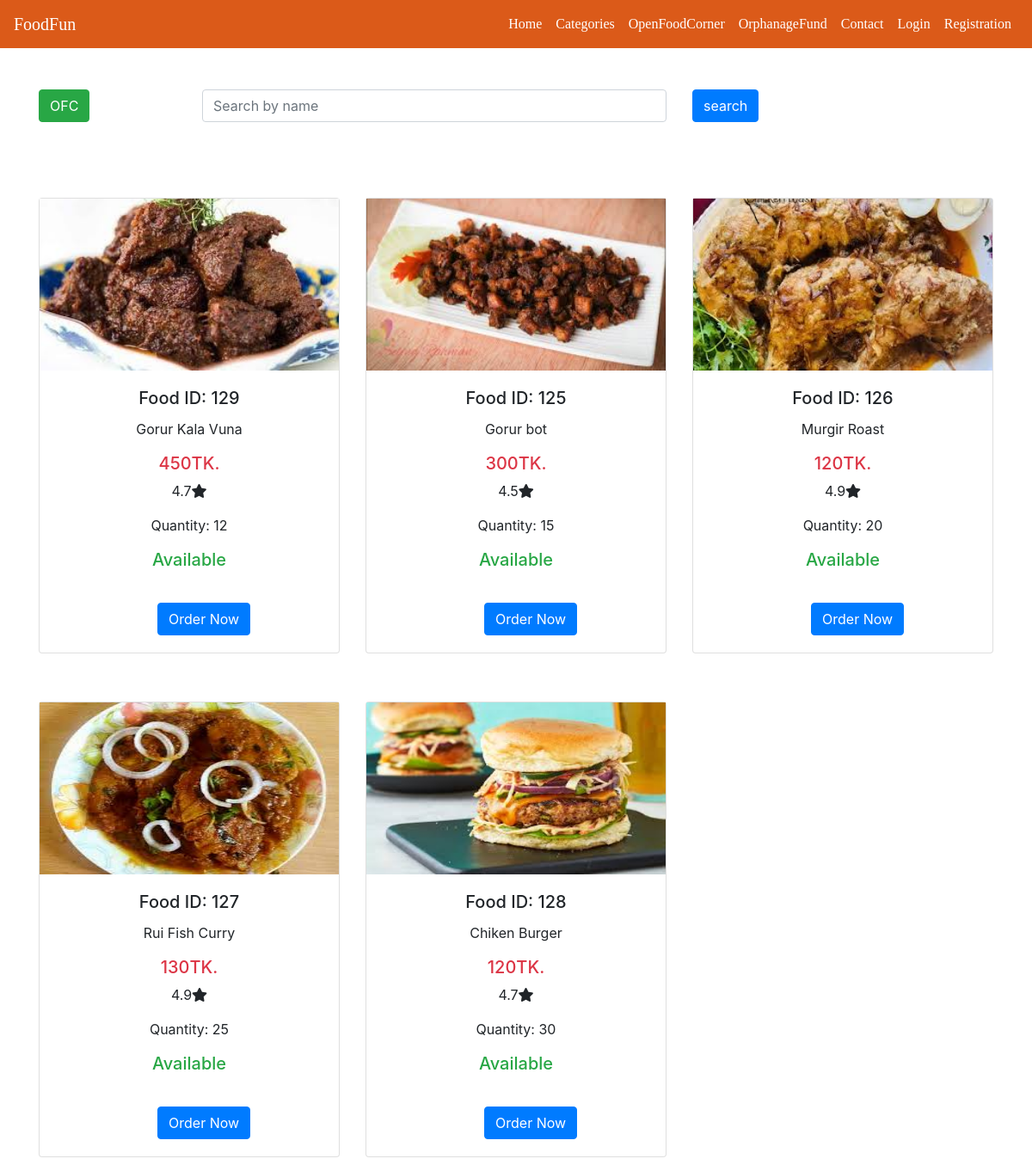
The page /Online_restaurant/Restuproject/OFCfood.php on the database its author committed.
### tables this page shows
CREATE TABLE IF NOT EXISTS `ofcfood` (
  `id` varchar(60) NOT NULL,
  `foodId` varchar(60) NOT NULL,
  `foodName` varchar(60) NOT NULL,
  `foodImg` varchar(100) NOT NULL,
  `rating` varchar(60) NOT NULL,
  `quantity` int(11) NOT NULL,
  `availability` varchar(60) NOT NULL,
  `price` varchar(40) DEFAULT NULL
);

### Online_restaurant/Restuproject/OFCfood.php (the view, shortened to what this page needs)
<!DOCTYPE html>
<html lang="en" dir="ltr">
  <head>
    <link rel="stylesheet" href="css/OFCfood.css">
  </head>
  <body>
  <?php require('navbar2.php'); ?>
  <div class="container">
    <div class="row">
      <div class="col-lg-2 mt-5 mb-5">
        <button type="button" name="button" class="btn btn-success">
          <a href="pageOFC.php"class="text-white">OFC</a>
        </button>
      </div>
      <div class="col-lg-6 mt-5 mb-5">
        <form class="" action="" method="post">
          <input type="text" name="searchkey" value="" class="form-control" placeholder="Search by name">
          </div>
          <div class="col-lg-2 mt-5 mb-5">
            <input type="submit" class="btn btn-primary" name="search" value="search">
          </div>
    </div>
<div class="row">
    <?php
        require('connection.php');
          if(!isset($_POST['search']))
          {
             $display=" select * from ofcfood inner join regid on regid.id=ofcfood.id";
          }
        $querydisplay=mysqli_query($conn,$display);
        while($result=mysqli_fetch_array($querydisplay))
        {
          ?>
        <div class="col-md-4 mt-3 mb-3">
          <div class="card mt-4">
        <img class="pimg " src="<?php echo $result['foodImg']; ?>" alt="food">
         <div class="card-body">
        <h5 class="card-title text-center"><?php echo "Food ID: ".$result['foodId']; ?></h5>
        <p class=" text-center"><?php echo $result['foodName']; ?></p>
        <h5 class=" text-center text-danger"><?php echo $result['price']."TK."; ?></h5>
        <p class=" text-center"><?php echo $result['rating']; ?><i class="fas fa-star"></i></p>
        <p class=" text-center"><?php echo "Quantity: ".$result['quantity']; ?></p>
        <h5 class=" text-center text-success"><?php echo $result['availability']; ?></h5>
        <form class="" action="pay.php" method="post">
          <button type="submit" name="order" style="margin-left:38%;" class=" order btn btn-primary">Order Now</button>
        </form>
        </div>
      </div>
        </div>
        <?php
      }
   ?>
</div>
</div>
  </body>
</html>

### Online_restaurant/Restuproject/navbar2.php (shortened to what this page needs)
<!DOCTYPE html>
<html lang="en" dir="ltr">
  <head>
    <link rel="stylesheet" href="https://maxcdn.bootstrapcdn.com/bootstrap/4.0.0/css/bootstrap.min.css">
    <link rel="stylesheet" href="https://use.fontawesome.com/releases/v5.0.8/css/all.css">
    <link rel="stylesheet" href="css/navbar2.css">
  </head>
  <body>
    <nav class="navbar navbar-expand-lg ">
      <a class="navbar-brand" href="#">FoodFun</a>
      <div class="collapse navbar-collapse" id="navbarSupportedContent">
        <ul class="navbar-nav ml-auto">
          <li class="nav-item active">
            <a class="nav-link" href="/Restuproject/index.php">Home <span class="sr-only">(current)</span></a>
          </li>
          <li class="nav-item">
            <a class="nav-link" href="/Restuproject/admin/index.php">Categories</a>
          </li>
          <li class="nav-item">
            <a class="nav-link" href="/Restuproject/pageOFC.php">OpenFoodCorner</a>
          </li>
          <li class="nav-item">
            <a class="nav-link" href="/Restuproject/Orphanage Funnd/Orphanage Funnd/index.php">OrphanageFund</a>
          </li>
          <li class="nav-item">
            <a class="nav-link" href="/Restuproject/contact.php">Contact</a>
          </li>
          <?php
            if (isset($_SESSION['Uname'])) {
              echo ' <li class="nav-item"><a class="nav-link" href="login.php">Hi, '.$_SESSION['Uname'].'</a></li>
              <li class="nav-item">
                <a class="nav-link" href="logout.php">Logout</a>
              </li>';
            } else {
              echo ' <li class="nav-item">
                <a class="nav-link" href="login.php">Login</a>
              </li>
              <li class="nav-item">
                <a class="nav-link" href="regform.php">Registration</a>
              </li>'
            ;
            }
          ?>
        </ul>
      </div>
    </nav>
  </body>
</html>

### Online_restaurant/Restuproject/css/OFCfood.css (style rules this page uses)
.pimg { height: 200px; }
.order { margin-top: 30px; }

### Online_restaurant/Restuproject/css/navbar2.css (style rules this page uses)
.navbar { background-color:#db5a19; }
.nav-link { color: white; font-family: serif; }
.navbar-brand { font-family:fantasy; color: white; padding-right: 50px; }

### rows shown on the page
ofcfood: foodImg (picture), foodId "129", foodName "Gorur Kala Vuna", price "450", rating "4.7", quantity "12", availability "Available"
ofcfood: foodImg (picture), foodId "125", foodName "Gorur bot", price "300", rating "4.5", quantity "15", availability "Available"
ofcfood: foodImg (picture), foodId "126", foodName "Murgir Roast", price "120", rating "4.9", quantity "20", availability "Available"
ofcfood: foodImg (picture), foodId "127", foodName "Rui Fish Curry", price "130", rating "4.9", quantity "25", availability "Available"
ofcfood: foodImg (picture), foodId "128", foodName "Chiken Burger", price "120", rating "4.7", quantity "30", availability "Available"
